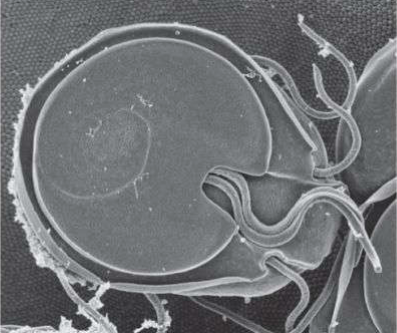
#> input picture original_image/Fig0314.png, 397 x 333 px
$ python '比特平面分层.py'
#> lines starting #> are read from the running program, lines starting #| are printed output that depends on the picture; after the words box and inside, x2 and y2 are one past the last pixel; in counts of white or black regions, pixels touching at a corner belong together
import numpy as np
import imageio.v2 as imageio
import matplotlib

matplotlib.use('Agg')  # Use 'Agg' backend for saving plots without displaying a window
import matplotlib.pyplot as plt
import os


def to_grayscale(image):
    """
    Converts an image to grayscale if it's not already grayscale.
    Handles 2D (grayscale), 3D (RGB), and 4D (RGBA) images.
    """
    if len(image.shape) == 2:  # Already 2D grayscale (H, W)
        return image
    elif len(image.shape) == 3:
        if image.shape[2] == 1:  # 3D grayscale (H, W, 1)
            return image.squeeze(axis=2)  # Remove the channel dimension
        elif image.shape[2] == 3:  # RGB image (H, W, 3)
            # Convert RGB to grayscale using luminance method
            # L = 0.2989 * R + 0.5870 * G + 0.1140 * B
            return (0.2989 * image[:, :, 0] + 0.5870 * image[:, :, 1] + 0.1140 * image[:, :, 2]).astype(image.dtype)
        elif image.shape[2] == 4:  # RGBA image (H, W, 4)
            # Discard alpha channel and convert RGB part to grayscale
            return (0.2989 * image[:, :, 0] + 0.5870 * image[:, :, 1] + 0.1140 * image[:, :, 2]).astype(image.dtype)
        else:
            raise ValueError(f"Unsupported 3D image format with {image.shape[2]} channels.")
    else:
        raise ValueError(f"Unsupported image format with {len(image.shape)} dimensions. Expected 2D or 3D.")


def bit_plane_slice(input_image, bit_position):
    """
    Extracts a specific bit plane from an 8-bit grayscale image.
    The output is a binary image (0 or 255) representing the specified bit plane.

    Args:
        input_image (np.array): An 8-bit grayscale image (pixel values 0-255).
        bit_position (int): The bit position to extract (0 for LSB, 7 for MSB).

    Returns:
        np.array: A binary image (uint8, 0 or 255) representing the bit plane.
    """
    bit_plane = ((input_image >> bit_position) & 1) * 255
    return bit_plane.astype('uint8')


if __name__ == "__main__":
    # Define image path and output directory
    image_path = "./original_image/Fig0314.png"
    output_dir = "output_image"
    os.makedirs(output_dir, exist_ok=True)

    # 1. Read the image
    try:
        original_image_raw = imageio.imread(image_path)
#> original_image_raw is the input picture: shape (333, 397, 4); mean R, G, B, A 111.1, 113.7, 116.6, 255
        original_image = to_grayscale(original_image_raw)
        if original_image.dtype != np.uint8:
            if np.max(original_image) > 255:
                original_image = (original_image / np.max(original_image) * 255).astype(np.uint8)
            else:
                original_image = original_image.astype(np.uint8)
        print(f"Successfully loaded and converted image to 8-bit grayscale: {image_path}")
    except FileNotFoundError:
        print(f"Error: Image file '{image_path}' not found.")
        print("Please ensure the image file is in the same directory or provide the full path.")
        print("Creating a random 8-bit grayscale image for demonstration.")
        original_image = np.random.randint(0, 256, size=(512, 512), dtype=np.uint8)
    except ValueError as e:
        print(f"Error processing image: {e}")
        print("Creating a random 8-bit grayscale image for demonstration.")
        original_image = np.random.randint(0, 256, size=(512, 512), dtype=np.uint8)

    # 2. Perform bit-plane slicing for all 8 planes (from LSB 0 to MSB 7)
    bit_planes = []
    for i in range(8):
        plane = bit_plane_slice(original_image, i)
        bit_planes.append(plane)
        print(f"Generated bit-plane {i}")
#> this loop made 8 passes
#> pass 1, in bit_plane_slice, `bit_plane = ((input_image >> bit_position) & 1) * 255`:
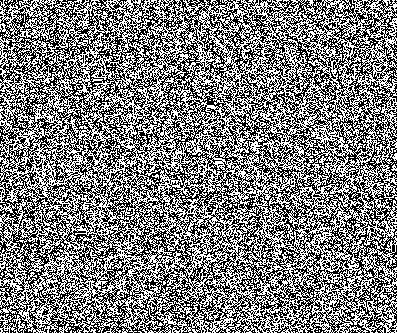
#> bit_plane: shape (333, 397); 49.7% white in thin lines or dots
#> pass 2, in bit_plane_slice (call 2), `bit_plane = ((input_image >> bit_position) & 1) * 255`:
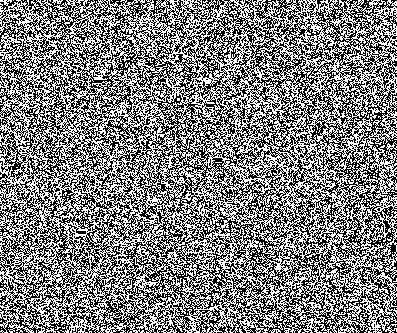
#> bit_plane: shape (333, 397); 50% white; black in thin lines or dots
#> pass 3, in bit_plane_slice (call 3), `bit_plane = ((input_image >> bit_position) & 1) * 255`:
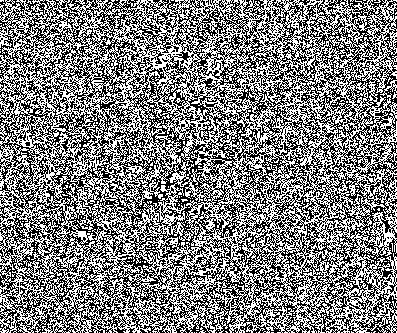
#> bit_plane: shape (333, 397); 49.9% white in thin lines or dots
#> after the loop, bit_planes = 8 items

    # --- Visualization (Adjusted to match textbook order: MSB first) ---
    plt.figure(figsize=(15, 15))

    plt.subplot(3, 3, 1)
    plt.imshow(original_image, cmap='gray', vmin=0, vmax=255)
    plt.title('Original Image')
    plt.axis('off')

    # Display bit planes from MSB (7) down to LSB (0)
    # The textbook shows 8 bit planes (b to i).
    # We will map:
    # subplot 2 -> Bit-plane 7 (MSB)
    # subplot 3 -> Bit-plane 6
    # subplot 4 -> Bit-plane 5
    # subplot 5 -> Bit-plane 4
    # subplot 6 -> Bit-plane 3
    # subplot 7 -> Bit-plane 2
    # subplot 8 -> Bit-plane 1
    # subplot 9 -> Bit-plane 0 (LSB)

    for i in range(8):
        # Calculate the bit plane index for display (7-i for descending order)
        bit_plane_idx_for_display = 7 - i
        # Subplot index starts from 2 (after the original image)
        plt.subplot(3, 3, i + 2)
        plt.imshow(bit_planes[bit_plane_idx_for_display], cmap='gray', vmin=0, vmax=255)
        plt.title(f'Bit-plane {bit_plane_idx_for_display}')
        plt.axis('off')

    plt.tight_layout()

    # --- Save Visualization and Individual Images ---
    combined_output_path = os.path.join(output_dir, "Fig0314_bit_planes_combined_MSB_first.png")
    plt.savefig(combined_output_path, bbox_inches='tight')
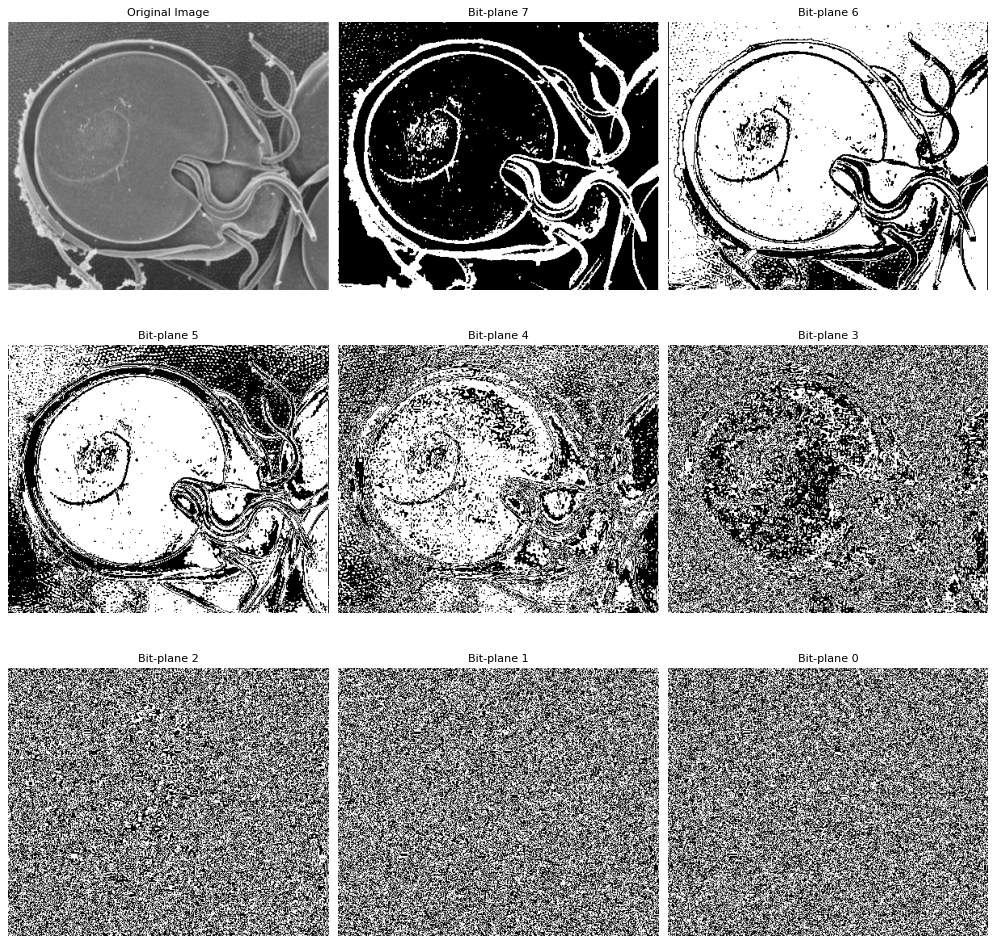
#> figure drawn by matplotlib, 9 panels
    print(f"Combined visualization (MSB first) saved to: {combined_output_path}")

    # Saving individual planes can still be in ascending order, or you can reverse this loop too.
    # For consistency with the combined plot, let's save them with MSB first naming.
    for i in range(8):
        bit_plane_idx_for_save = 7 - i
        individual_output_path = os.path.join(output_dir, f"Fig0314_bit_plane_{bit_plane_idx_for_save}_MSB_first.png")
        imageio.imwrite(individual_output_path, bit_planes[bit_plane_idx_for_save])
        print(f"Bit-plane {bit_plane_idx_for_save} saved to: {individual_output_path}")
#> this loop made 8 passes
#> pass 1, `imageio.imwrite(individual_output_path, bit_planes[bit_plane_idx_for_s..`:
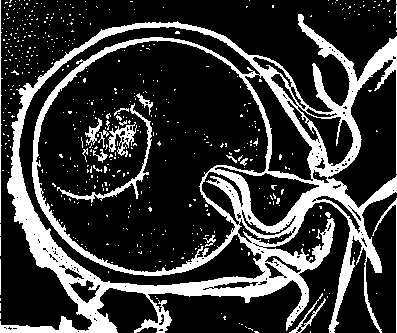
#> saved as Fig0314_bit_plane_7_MSB_first.png: shape (333, 397); 22.4% white; 521 white regions (500 under 20 px), largest, box (x1, y1, x2, y2) and area: (0, 14, 397, 333) 25782, (57, 103, 152, 203) 684, (108, 122, 137, 157) 388
#> pass 2, `imageio.imwrite(individual_output_path, bit_planes[bit_plane_idx_for_s..`:
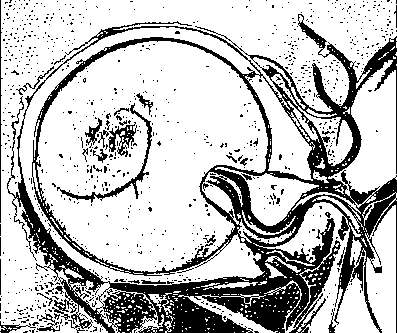
#> saved as Fig0314_bit_plane_6_MSB_first.png: shape (333, 397); 74.7% white; 906 black regions (873 under 20 px), largest, box (x1, y1, x2, y2) and area: (7, 14, 397, 333) 28253, (57, 103, 152, 203) 683, (108, 122, 137, 157) 388

$ run again, with original_image/Fig0324.png copied over original_image/Fig0314.png
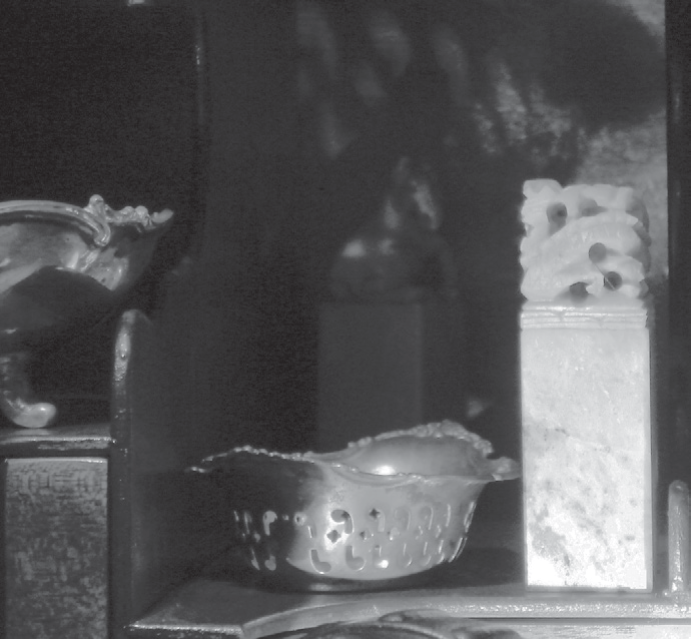
#> input picture original_image/Fig0324.png, 691 x 639 px
#> original_image_raw is the input picture: shape (639, 691, 4); mean R, G, B, A 90, 89.8, 91.5, 255
#> the loop `for i in range(8):` made 8 passes
#> pass 1, in bit_plane_slice, `bit_plane = ((input_image >> bit_position) & 1) * 255`:
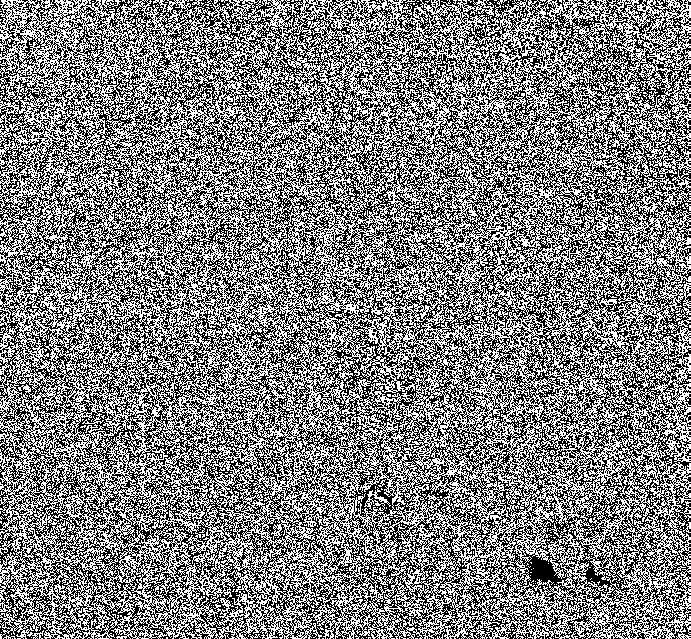
#> bit_plane: shape (639, 691); 50% white; black in thin lines or dots
#> after the loop `for i in range(8):`: bit_planes = 8 items
#> the loop `for i in range(8):` made 8 passes
#> pass 2, `imageio.imwrite(individual_output_path, bit_planes[bit_plane_idx_for_s..`:
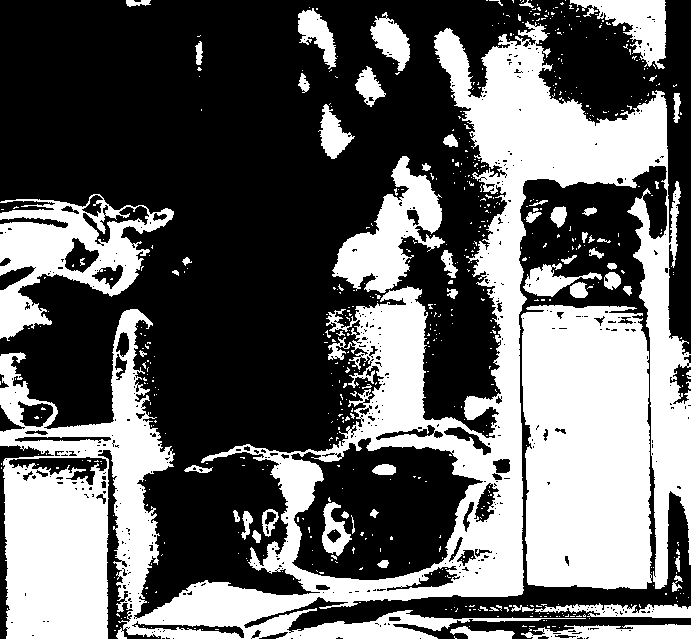
#> saved as Fig0314_bit_plane_6_MSB_first.png: shape (639, 691); 39.6% white; 619 white regions (556 under 20 px), largest, box (x1, y1, x2, y2) and area: (0, 21, 691, 639) 105753, (521, 305, 652, 590) 34230, (0, 194, 174, 341) 10236
